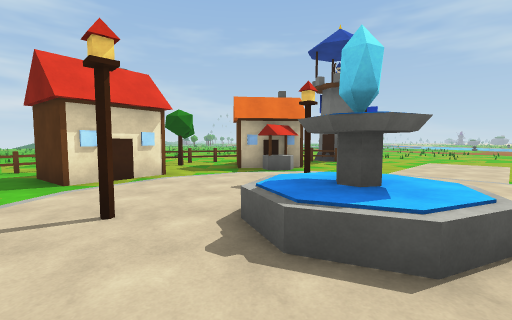
View 1 (above)

15 first-person views from a walk through a scene from a Unity 3-D project. The camera is 1.5 m above the floor, tilts 4° down and sees 90° across. The floor is counted in squares, 2 m on a side. Each view is taken from the middle of a square. On the plan, view 1 faces up. The plan holds only what a view shows up to about 9 squares ahead; the rest is blank. The place goes on beyond the plan. The player is left out.

View 2
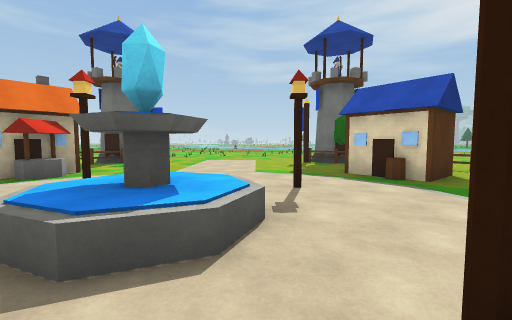

View 3
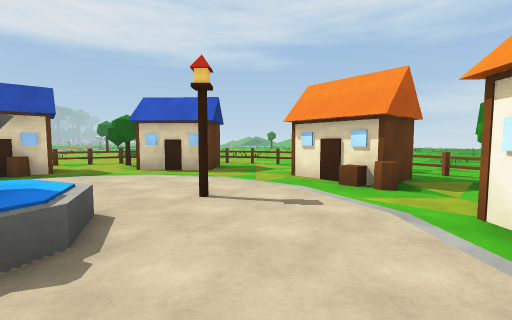

View 4
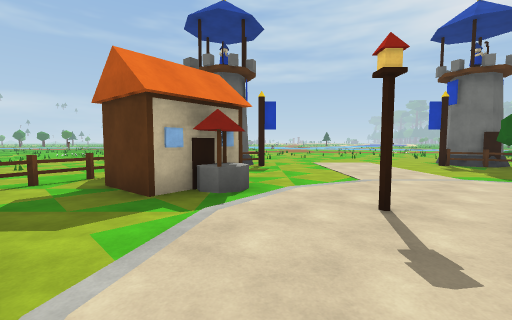

View 5
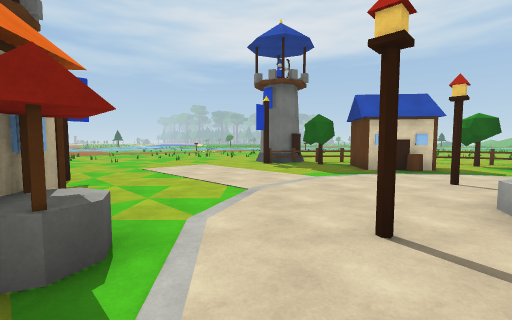

View 6
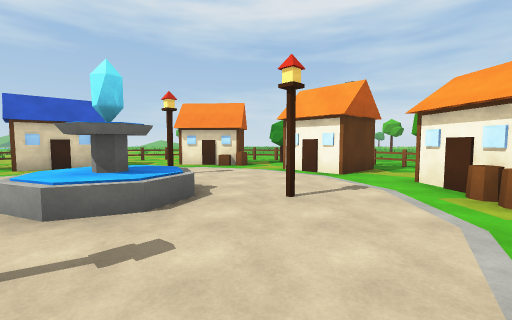

View 7
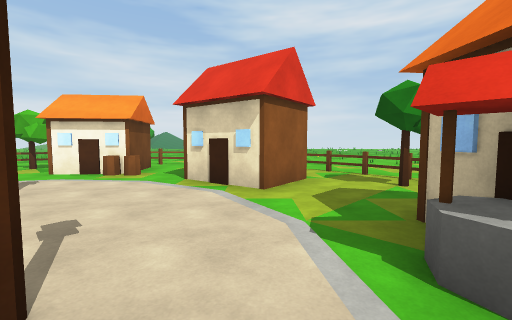

View 8
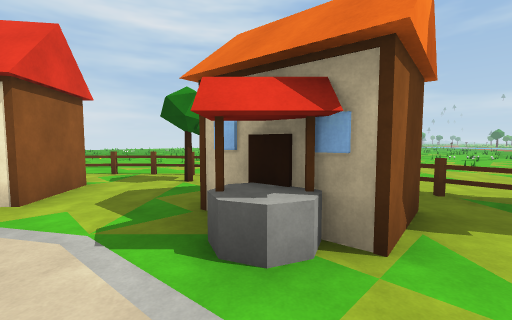

View 9
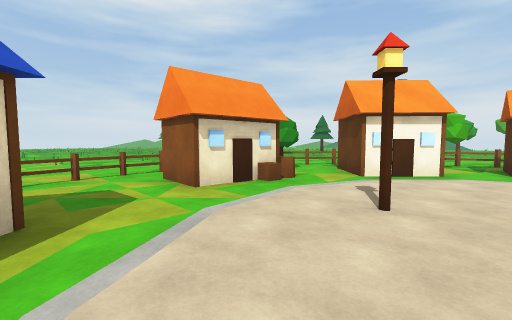

View 10
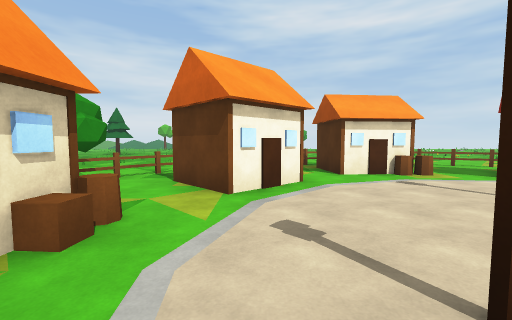

View 11
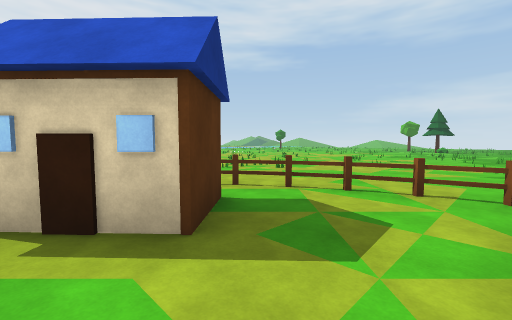

View 12
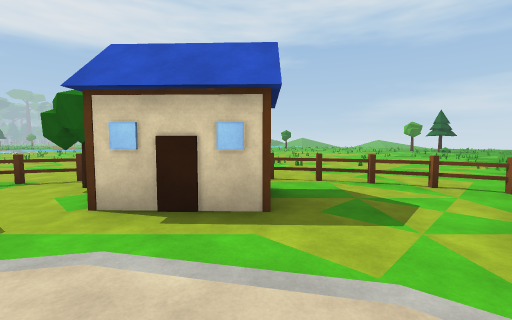

View 13
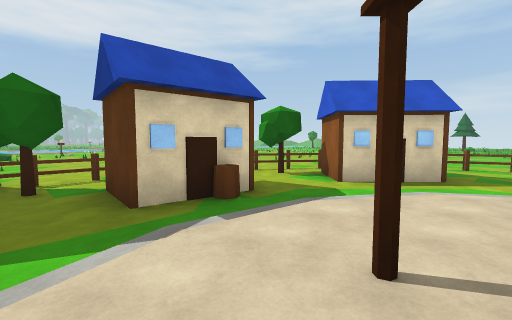

View 14
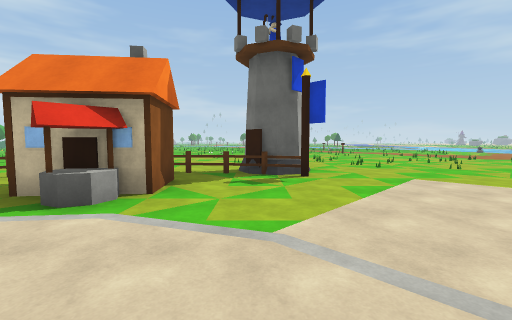

View 15
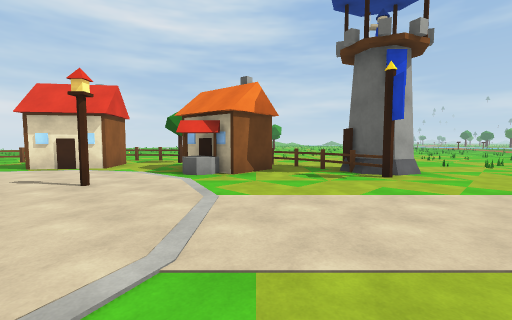

### Floor plan
Key: @ floor where view 1 was taken; # wall or solid block; . floor; = window, fence, low wall or low ledge; ^ raised ledge; T thing the floor can be seen under or through; O other object.
Columns run from 8 left of view 1 to 8 right of it. Each row starts with its distance up from view 1.
 10   ...######OO....
  9 ....TT..##.......
  8 ...T=...##.......
  7  .= TT...#.......
  6  .#.##...........
  5   #.##...#.......
  4  #..............#
  3  #.##...^#^...###
  2  ####...^#^...##
  1  ####.........###
  0  #####..@#......#
 -1  .#####......#.##
 -2  .#=##......###=#
 -3   .##...##...###.
 -4   ..#=#.##...=#
 -5   ... #######....
 -6        ..........
 -7        ........==
 -8           ......
 -9           .....
-10           ...
-11           ..
-12           ..
-13           ..

Where each view was taken, in squares from view 1:
view 1: 0 up, 0 right, facing up
view 2: 0 up, 0 right, facing up-right
view 3: 2 up, 2 left, facing down-right
view 4: 4 up, 2 left, facing up-right
view 5: 6 up, 1 left, facing right
view 6: 6 up, 1 left, facing down
view 7: 6 up, 2 right, facing left
view 8: 6 up, 2 right, facing up-left
view 9: 1 up, 4 right, facing down-left
view 10: 1 down, 2 right, facing left
view 11: 1 down, 2 right, facing down-right
view 12: 0 up, 2 right, facing down-right
view 13: 4 up, 3 right, facing down-right
view 14: 4 up, 3 right, facing up
view 15: 4 up, 6 right, facing up-left
